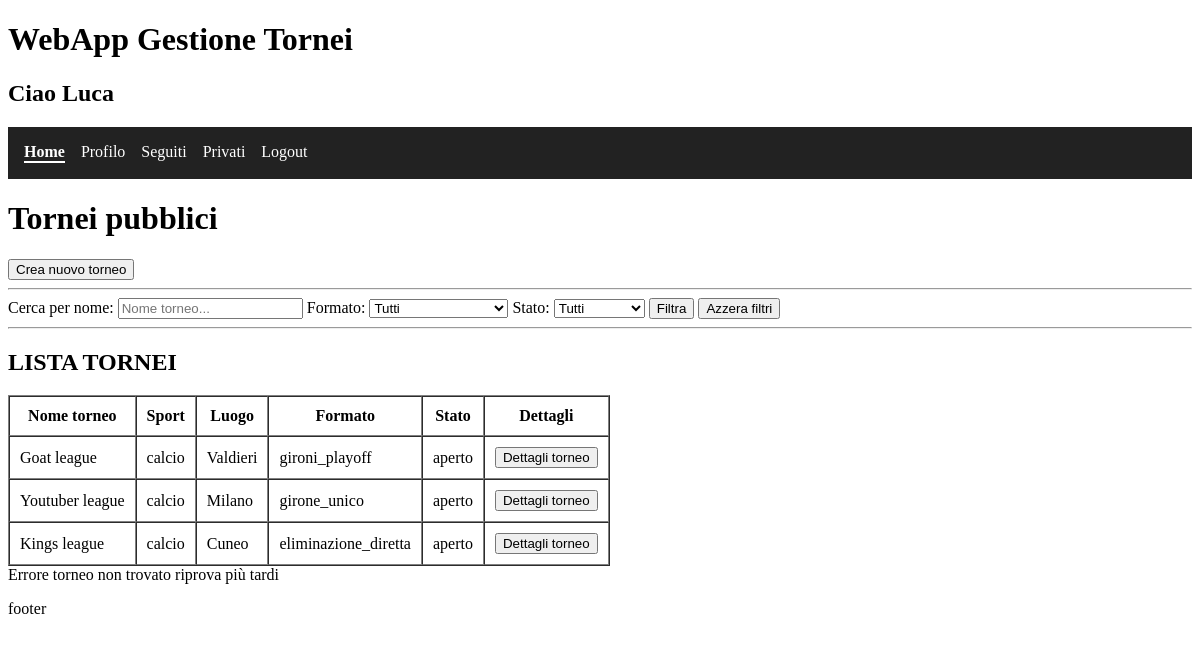
Page /index.php?msg=errTorneoNonTrovato (signed in) on the committed database.
### tables this page shows
CREATE TABLE `torneo` (
  `id` int(11) NOT NULL,
  `sport` varchar(255) NOT NULL,
  `nome` varchar(150) NOT NULL,
  `descrizione` varchar(255) DEFAULT NULL,
  `luogo` varchar(255) NOT NULL,
  `formato` enum('girone_unico','eliminazione_diretta','gironi_playoff') NOT NULL,
  `tipo_partita` enum('andata','andata_ritorno') NOT NULL,
  `visibilita` enum('pubblico','privato') NOT NULL DEFAULT 'pubblico',
  `numero_squadre` int(11) NOT NULL,
  `creato_da` int(11) NOT NULL,
  `stato` enum('aperto','in_corso','completato') NOT NULL DEFAULT 'aperto',
  `min_giocatori_per_squadra` int(11) NOT NULL,
  `max_giocatori_per_squadra` int(11) NOT NULL,
  `min_squadre` int(11) NOT NULL DEFAULT 2,
  `data_chiusura_iscrizioni` datetime NOT NULL,
  `codice_privato` varchar(8) DEFAULT NULL
);

### components/tabella_tornei.php (the view, shortened to what this page needs)
<table border="1" cellpadding="10" cellspacing="0">
    <tr>
        <th>Nome torneo</th>
        <th>Sport</th>
        <th>Luogo</th>
        <th>Formato</th>
        <th>Stato</th>
        <th>Dettagli</th>
    </tr>
    <?php if ($result->num_rows > 0): ?>
        <?php while ($row = $result->fetch_assoc()): ?>
            <tr>
                <td><?= htmlspecialchars($row['nome']) ?></td>
                <td><?= htmlspecialchars($row['sport']) ?></td>
                <td><?= htmlspecialchars($row['luogo']) ?></td>
                <td><?= htmlspecialchars($row['formato']) ?></td>
                <td><?= htmlspecialchars($row['stato']) ?></td>
                <td>
                    <form method="GET" action="dettagli_torneo.php">
                        <input type="submit" value="Dettagli torneo">
                    </form>
                </td>
            </tr>
        <?php endwhile; ?>
    <?php else: ?>
        <tr>
            <td colspan="5">Nessun torneo trovato</td>
        </tr>
    <?php endif; ?>
</table>

### rows in the picture
torneo: nome "Goat league", sport "calcio", luogo "Valdieri", formato "gironi_playoff", stato "aperto"
torneo: nome "Youtuber league", sport "calcio", luogo "Milano", formato "girone_unico", stato "aperto"
torneo: nome "Kings league", sport "calcio", luogo "Cuneo", formato "eliminazione_diretta", stato "aperto"

### other values in the picture
$_SESSION['nome_utente'] "Luca"
